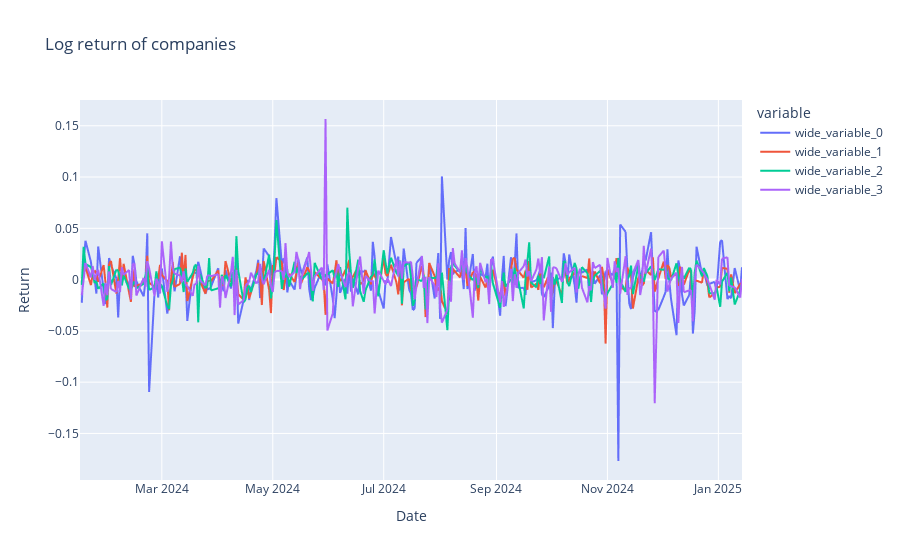

The cell this chart's notebook holds for it:
### Markdown cell above
### Same using built-in methods

### Code cell
# Compute pct_change for all the companies simultaneously
for ilabel in companies_name:
    get_data[(param_to_analyze, ilabel + ' Daily Return')] = get_data[(param_to_analyze, ilabel)].pct_change()
    # Alternatively, calculate log returns
    get_data[(param_to_analyze, ilabel + ' Log Return')] = np.log(get_data[(param_to_analyze, ilabel)] / get_data[(param_to_analyze, ilabel)].shift(1))

print(get_data[(param_to_analyze, 'AAPL Log Return')])
# Plot the daily return
fig = px.line(get_data, x=get_data.index, 
              y=[get_data[(param_to_analyze, ilabel + ' Log Return')].values for ilabel in companies_name], 
              title='Log return of companies')
fig.update_traces(hoverinfo='y')
fig.update_layout(hovermode = "x unified")
fig.update_yaxes(title_text="Return")
fig.show()

### Figure 1 — Plotly figure (JSON) as saved in the notebook; plotly's stock layout.template omitted (floating-point values rounded to 4 significant figures; data arrays with more than 128 entries replaced by an {"elided": "..."} marker saying what was removed)
{"data": [{"hoverinfo": "y", "hovertemplate": "variable=wide_variable_0<br>Date=%{x}<br>value=%{y}<extra></extra>", "legendgroup": "wide_variable_0", "line": {"color": "#636efa", "dash": "solid"}, "marker": {"symbol": "circle"}, "mode": "lines", "name": "wide_variable_0", "showlegend": true, "type": "scattergl", "x": {"elided": "251 str values"}, "xaxis": "x", "y": {"elided": "251 float values"}, "yaxis": "y"}, {"hoverinfo": "y", "hovertemplate": "variable=wide_variable_1<br>Date=%{x}<br>value=%{y}<extra></extra>", "legendgroup": "wide_variable_1", "line": {"color": "#EF553B", "dash": "solid"}, "marker": {"symbol": "circle"}, "mode": "lines", "name": "wide_variable_1", "showlegend": true, "type": "scattergl", "x": {"elided": "251 str values"}, "xaxis": "x", "y": {"elided": "251 float values"}, "yaxis": "y"}, {"hoverinfo": "y", "hovertemplate": "variable=wide_variable_2<br>Date=%{x}<br>value=%{y}<extra></extra>", "legendgroup": "wide_variable_2", "line": {"color": "#00cc96", "dash": "solid"}, "marker": {"symbol": "circle"}, "mode": "lines", "name": "wide_variable_2", "showlegend": true, "type": "scattergl", "x": {"elided": "251 str values"}, "xaxis": "x", "y": {"elided": "251 float values"}, "yaxis": "y"}, {"hoverinfo": "y", "hovertemplate": "variable=wide_variable_3<br>Date=%{x}<br>value=%{y}<extra></extra>", "legendgroup": "wide_variable_3", "line": {"color": "#ab63fa", "dash": "solid"}, "marker": {"symbol": "circle"}, "mode": "lines", "name": "wide_variable_3", "showlegend": true, "type": "scattergl", "x": {"elided": "251 str values"}, "xaxis": "x", "y": {"elided": "251 float values"}, "yaxis": "y"}], "layout": {"hovermode": "x unified", "legend": {"title": {"text": "variable"}, "tracegroupgap": 0}, "title": {"text": "Log return of companies"}, "xaxis": {"anchor": "y", "domain": [0, 1], "title": {"text": "Date"}}, "yaxis": {"anchor": "x", "domain": [0, 1], "title": {"text": "Return"}}}}
